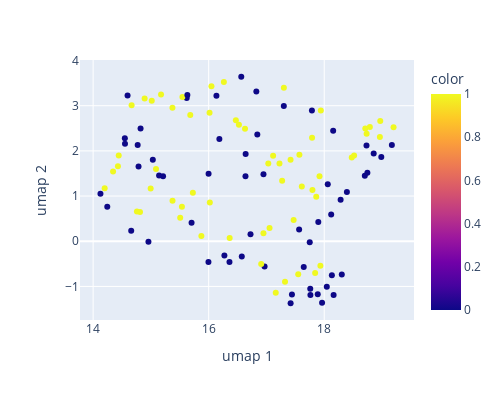

This figure's notebook cell:
### Code cell
# dimensionality reduction and visualization using UMAP

um = umap.UMAP()
embedded_data_2d = um.fit_transform(embedded_data['embedding'].tolist())

color_map = {
    '0' : 'purple',
    '1' : 'yellow'
}

fig = px.scatter(x = embedded_data_2d[:, 0], y = embedded_data_2d[:, 1], color = labels['Response'], color_discrete_map = color_map, width = 500, height = 400)
fig.update_layout(xaxis_title = 'umap 1', yaxis_title = 'umap 2')

fig.show()
# requires Kaleido installation
fig.write_image("../figures/GSE910_embeddings_umap.png")
